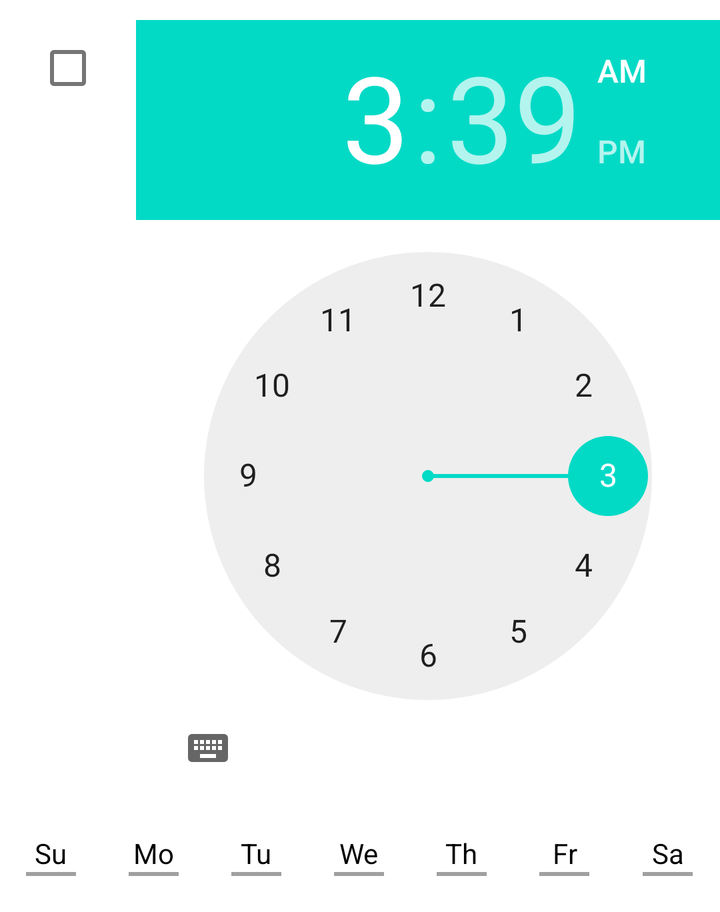
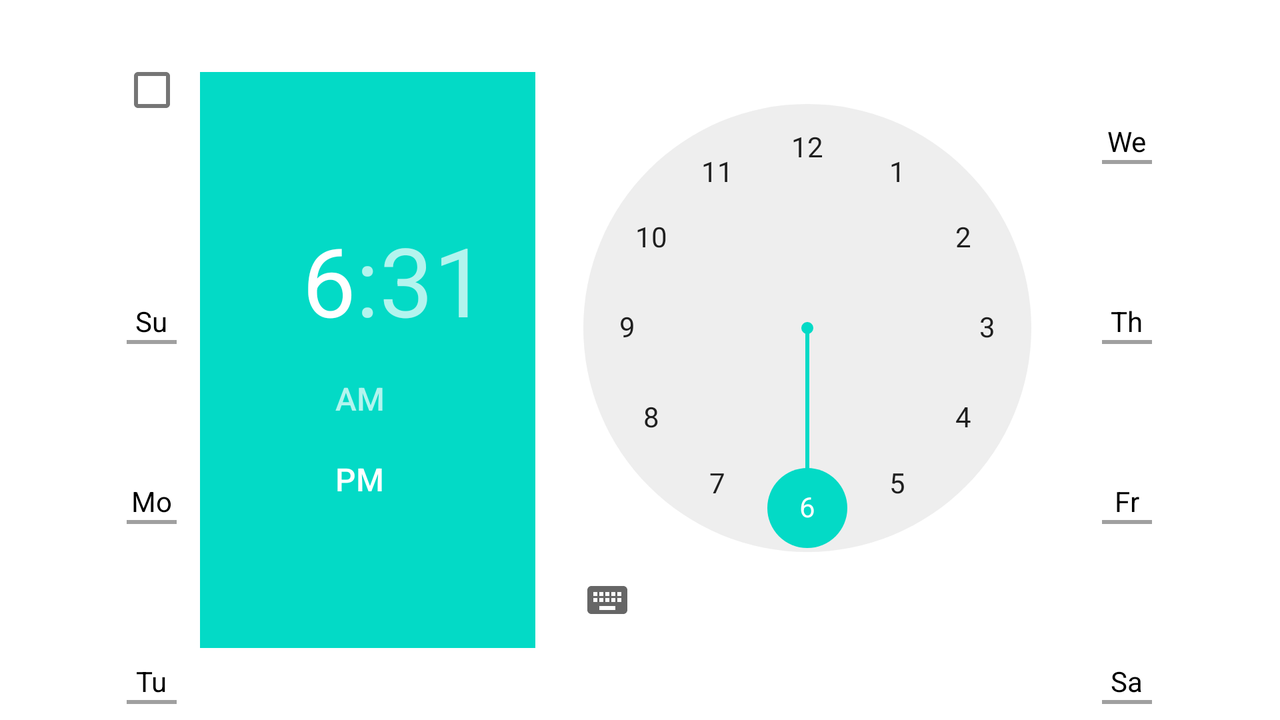

Two renders of one Android screen. The first uses the default layout on a phone; the second uses the alternative layout the repository ships for a different screen configuration, on a matching device. The two XML files are below.
<!-- AndroidManifest.xml: fallback theme Theme.MaterialComponents.DayNight.NoActionBar -->
<!-- res/layout/alarm_preference.xml -->
<?xml version="1.0" encoding="utf-8"?>
<RelativeLayout xmlns:android="http://schemas.android.com/apk/res/android"
    xmlns:tools="http://schemas.android.com/tools"
    android:layout_width="wrap_content"
    android:layout_height="wrap_content"
    android:layout_gravity="center"
    android:gravity="center"
    android:paddingBottom="10dp"
    android:paddingTop="10dp" >

    <CheckBox
        android:id="@+id/enable_alarm"
        android:layout_width="wrap_content"
        android:layout_height="wrap_content"
        android:layout_alignParentLeft="true"
        android:layout_alignParentTop="true"
        android:layout_marginLeft="10dp"
        android:layout_marginRight="10dp"
        android:gravity="center" />

    <TimePicker
        android:id="@+id/alarm_time"
        android:layout_width="wrap_content"
        android:layout_height="wrap_content"
        android:layout_alignParentTop="true"
        android:layout_toRightOf="@+id/enable_alarm" />

    <include
        android:layout_width="fill_parent"
        android:layout_height="wrap_content"
        android:layout_below="@+id/alarm_time"
        layout="@layout/weekdays_horizontal" />

</RelativeLayout>
<!-- res/layout/weekdays_horizontal.xml (included above) -->
<LinearLayout xmlns:android="http://schemas.android.com/apk/res/android"
    android:id="@+id/weekdays"
    android:layout_width="fill_parent"
    android:layout_height="wrap_content"
    android:orientation="horizontal" >

    <CheckBox
        android:id="@+id/checkSunday"
        style="@style/alarmDayCheckbox"
        android:layout_width="0dp"
        android:layout_height="wrap_content"
        android:layout_weight="1"
        android:text="@string/alarm_sunday" />

    <CheckBox
        android:id="@+id/checkMonday"
        style="@style/alarmDayCheckbox"
        android:layout_width="0dp"
        android:layout_height="wrap_content"
        android:layout_weight="1"
        android:text="@string/alarm_monday" />

    <CheckBox
        android:id="@+id/checkTuesday"
        style="@style/alarmDayCheckbox"
        android:layout_width="0dp"
        android:layout_height="wrap_content"
        android:layout_weight="1"
        android:text="@string/alarm_tuesday" />

    <CheckBox
        android:id="@+id/checkWednesday"
        style="@style/alarmDayCheckbox"
        android:layout_width="0dp"
        android:layout_height="wrap_content"
        android:layout_weight="1"
        android:text="@string/alarm_wednesday" />

    <CheckBox
        android:id="@+id/checkThursday"
        style="@style/alarmDayCheckbox"
        android:layout_width="0dp"
        android:layout_height="wrap_content"
        android:layout_weight="1"
        android:text="@string/alarm_thursday" />

    <CheckBox
        android:id="@+id/checkFriday"
        style="@style/alarmDayCheckbox"
        android:layout_width="0dp"
        android:layout_height="wrap_content"
        android:layout_weight="1"
        android:text="@string/alarm_friday" />

    <CheckBox
        android:id="@+id/checkSaturday"
        style="@style/alarmDayCheckbox"
        android:layout_width="0dp"
        android:layout_height="wrap_content"
        android:layout_weight="1"
        android:text="@string/alarm_saturday" />

</LinearLayout>
<!-- resources referenced by this layout -->
<resources>
  <string name="alarm_friday">Fr</string>
  <string name="alarm_monday">Mo</string>
  <string name="alarm_saturday">Sa</string>
  <string name="alarm_sunday">Su</string>
  <string name="alarm_thursday">Th</string>
  <string name="alarm_tuesday">Tu</string>
  <string name="alarm_wednesday">We</string>
  <style name="alarmDayCheckbox">
          <item name="android:button">@android:color/transparent</item>
          <item name="android:drawableBottom">@drawable/alarm_dash</item>
          <item name="android:gravity">bottom|center_horizontal</item>
          <item name="android:paddingLeft">0dp</item>
          <item name="android:paddingTop">8dp</item>
          <item name="android:paddingBottom">8dp</item>
          <item name="android:singleLine">true</item>
          <item name="android:textAppearance">?android:attr/textAppearanceSmall</item>
      </style>
  <!-- drawable alarm_dash (drawable) -->
  <?xml version="1.0" encoding="utf-8"?>
  <selector xmlns:android="http://schemas.android.com/apk/res/android">
      
      <item android:state_checked="true" android:state_enabled="true">
          <shape android:shape="rectangle"><size android:width="25dp" android:height="2dp"/>
              <solid android:color="@color/dashSelected"/>
          </shape>
      </item>
      
      <item>
          <shape android:shape="rectangle"><size android:width="25dp" android:height="2dp"/>
              <solid android:color="@color/dashUnselected"/>
          </shape>
      </item>
  
  </selector>
  <color name="dashSelected">#58BAED</color>
  <color name="dashUnselected">#A0A0A0</color>
</resources>
<!-- res/layout-land/alarm_preference.xml (the repository's variant of the layout above) -->
<!-- drawn on the phone turned sideways -->
<?xml version="1.0" encoding="utf-8"?>
<RelativeLayout xmlns:android="http://schemas.android.com/apk/res/android"
    xmlns:tools="http://schemas.android.com/tools"
    android:layout_width="wrap_content"
    android:layout_height="wrap_content"
    android:layout_gravity="center"
    android:gravity="center" >

    <LinearLayout
        android:id="@+id/weekdays"
        android:layout_width="wrap_content"
        android:layout_height="fill_parent"
        android:layout_alignParentLeft="true"
        android:orientation="vertical" >

        <CheckBox
            android:id="@+id/enable_alarm"
            android:layout_width="wrap_content"
            android:layout_height="0dp"
            android:layout_weight="1" />

        <CheckBox
            android:id="@+id/checkSunday"
            style="@style/alarmDayCheckbox"
            android:layout_width="wrap_content"
            android:layout_height="0dp"
            android:layout_weight="1"
            android:text="@string/alarm_sunday" />

        <CheckBox
            android:id="@+id/checkMonday"
            style="@style/alarmDayCheckbox"
            android:layout_width="wrap_content"
            android:layout_height="0dp"
            android:layout_weight="1"
            android:text="@string/alarm_monday" />

        <CheckBox
            android:id="@+id/checkTuesday"
            style="@style/alarmDayCheckbox"
            android:layout_width="wrap_content"
            android:layout_height="0dp"
            android:layout_weight="1"
            android:text="@string/alarm_tuesday" />
    </LinearLayout>

    <TimePicker
        android:id="@+id/alarm_time"
        android:layout_width="wrap_content"
        android:layout_height="wrap_content"
        android:layout_centerVertical="true"
        android:layout_toRightOf="@+id/weekdays" />

    <LinearLayout
        android:id="@+id/weekends"
        android:layout_width="wrap_content"
        android:layout_height="fill_parent"
        android:layout_toRightOf="@+id/alarm_time"
        android:orientation="vertical" >

        <CheckBox
            android:id="@+id/checkWednesday"
            style="@style/alarmDayCheckbox"
            android:layout_width="wrap_content"
            android:layout_height="0dp"
            android:layout_weight="1"
            android:text="@string/alarm_wednesday" />

        <CheckBox
            android:id="@+id/checkThursday"
            style="@style/alarmDayCheckbox"
            android:layout_width="wrap_content"
            android:layout_height="0dp"
            android:layout_weight="1"
            android:text="@string/alarm_thursday" />

        <CheckBox
            android:id="@+id/checkFriday"
            style="@style/alarmDayCheckbox"
            android:layout_width="wrap_content"
            android:layout_height="0dp"
            android:layout_weight="1"
            android:text="@string/alarm_friday" />

        <CheckBox
            android:id="@+id/checkSaturday"
            style="@style/alarmDayCheckbox"
            android:layout_width="wrap_content"
            android:layout_height="0dp"
            android:layout_weight="1"
            android:text="@string/alarm_saturday" />
    </LinearLayout>

</RelativeLayout>
